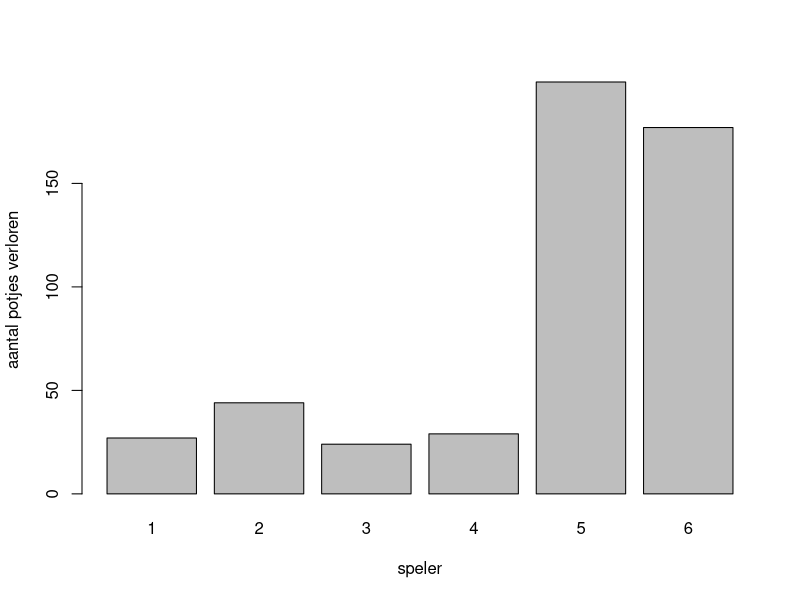
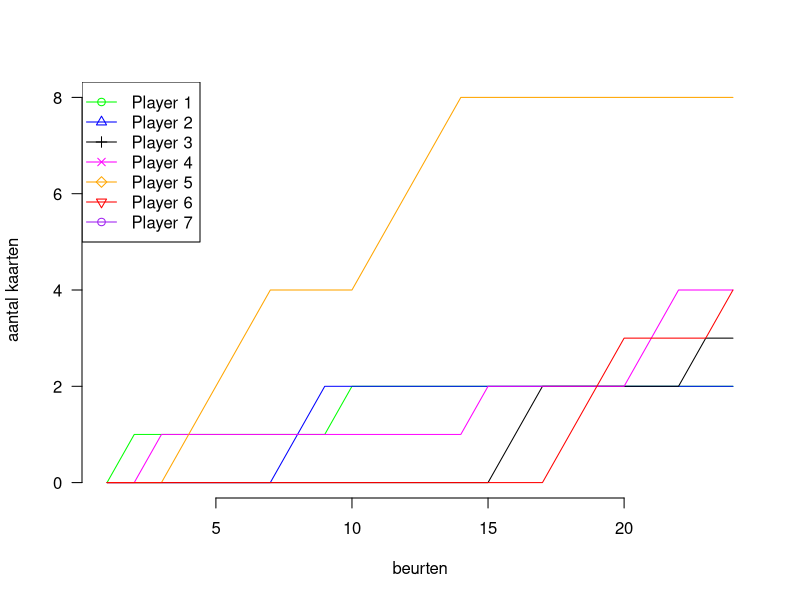

R code for these plots, in order:

# ---------------------
# DETERMINES WHAT TO DO UPON RECEIVING THE CARD
#  - s = strategy
#  - l = is it the last player?
#  - t = your own table
#  - r = recipient's table
#  - m = the message given with the card
#  - p = player probabilities
# ---------------------
determine_decision <- function(s, l, t, r, m, p) {
  action <- sample(1:3, 1)
  
  if(1 %in% s) {
    action <- 3
  }
  
  if(2 %in% s) {
    action <- 1
  }
  
  if(3 %in% s) {
    action <- 2
  }
  
  if(4 %in% s) {
    action <- sample(1:2, 1)
  }
  
  if(5 %in% s) {
    action <- sample(1:3, 1, prob = c(0.5, 0.25, 0.25))
  }
  
  if(6 %in% s) {
    if(sum(t == m) >= 2) {
      action <- 1
    }
  }
  
  if(7 %in% s) {
    if(sum(t == m) <= 1) {
      action <- 2
    }
  }
  
  if(8 %in% s) {
    if(sum(r == m) >= 2) {
      action <- 1
    }
  }
  
  if(9 %in% s) {
    action <- sample(1:3, 1, prob = p)
  }
  
  # you can't pass the card on if there's nobody left
  # in that case, it's a coin toss
  if(action == 3 && l) {
    action <- sample(1:2, 1)
  }
  
  return(action)
}

# ---------------------
# DETERMINES WHOM TO GIVE THE CARD TO
#  - s = strategy
#  - p = players left
#  - d = data collected on players
# ---------------------
determine_player <- function(s, p, d) {
  player <- sample(p, 1) 
  
  if(8 %in% s) {
    max_prob <- 0
    max_player <- 0
    
    # for all players left ...
    for(i in 1:length(p)) {
      # calculate pass-through probability
      cur_p <- p[[i]]
      
      # can't divide by zero!
      if(d[[cur_p]][[2]] == 0) {
        prob <- 0
      } else {
        prob <- d[[cur_p]][[1]] / d[[cur_p]][[2]]
      }

      if(prob > max_prob) {
        max_prob <- prob
        max_player <- cur_p
      }
    }
    
    if(max_player != 0) {
      player <- max_player
    }

  }
  
  return(player)
}

# ---------------------
# DETERMINES WHICH CARD TO GIVE
#  - s = strategy
#  - h = your own hand
#  - t = your own table
#  - r = recipient's table
# ---------------------
determine_card <- function(s, h, t, r) {
  card <- sample(unlist(h), 1)
  
  if(4 %in% s) {
    # for each card in our hand ...
    for(i in 1:length(h)) {
      # if the card appears at most once before us on the table ...
      if(sum(t == h[[i]]) <= 1) {
        card <- h[[i]]
        break
      }
    }
  }
  
  if(5 %in% s) {
    # for each card in our hand ...
    for(i in 1:length(h)) {
      # if the card appears at least twice before us on the table ...
      if(sum(t == h[[i]]) >= 2) {
        card <- h[[i]]
        break
      }
    }
  }
  
  if(7 %in% s) {
    count_occurences <- sort(table(unlist(r)), decreasing=TRUE)
    if(length(count_occurences) >= 2) {
      if(sum(t == count_occurences[[2]]) > 0) {
        card <- count_occurences[[2]]
      }
    }
  }

  return(card)
}

# ---------------------
# DETERMINES MESSAGE WHEN GIVING CARD
#  - s = strategy
#  - t = true value of card
#  - r = recipient's table
#  - p = player probabilities
# ---------------------
determine_message <- function(s, t, r, p) {
  msg <- sample(1:8, 1)
  
  if(1 %in% s) {
    temp_sample <- 1:8
    temp_sample <- temp_sample[-t]
    msg <- sample(temp_sample, 1)
  }
  
  if(2 %in% s) {
    msg <- t
  }
  
  if(3 %in% s) {
    if(runif(1, 0, 1) >= 0.5) {
      msg <- t
    } else {
      temp_sample <- 1:8
      temp_sample <- temp_sample[-t]
      msg <- sample(temp_sample, 1)
    }
  }
  
  if(6 %in% s || 7 %in% s) {
    count_occurences <- sort(table(unlist(r)), decreasing=TRUE)
    if(length(count_occurences) >= 1) {
      msg <- count_occurences[[1]]
    }
  }
  
  if(9 %in% s) {
    if(runif(1, 0, 1) <= p[[1]]) {
      msg <- t
    } else {
      temp_sample <- 1:8
      temp_sample <- temp_sample[-t]
      msg <- sample(temp_sample, 1)
    }
  }
  
  return(msg)
}


# ---------------------
# SIMULATES ONE GAME
# ---------------------
simulate_game <- function(a_p, return_card_count) {
  # ---------------------
  # CREATE DECK OF CARDS
  # ---------------------
  
  # there are 8 types of cards, and every card appears 8 times in the deck
  cards <- c()
  
  for(i in 1:8) {
    for(j in 1:8) {
      cards <- c(cards, i)
    }
  }
  
  
  # ---------------------
  # HAND CARDS TO PLAYERS (UNTIL DECK IS EMPTY)
  # ---------------------
  amount_players <- a_p
  player_hands <- list()
  
  # these two variables contain the strategies used by players
  giving_strategies <- list()
  receiving_strategies <- list()
  
  # STRATEGIES ARE HERE GODDAMNIT
  # populate the players' hands and array of strategies
  for(i in 1:amount_players) {
    player_hands[[i]] <- list()
    giving_strategies[[i]] <- list()
    receiving_strategies[[i]] <- list()
  }
  
  giving_strategies[[1]] <- list(3)
  receiving_strategies[[1]] <- list(7)
  
  giving_strategies[[2]] <- list(3)
  receiving_strategies[[2]] <- list(7,8)
  
  giving_strategies[[3]] <- list(3,8)
  receiving_strategies[[3]] <- list(7)
  
  giving_strategies[[4]] <- list(3)
  receiving_strategies[[4]] <- list(6,7)
  
  giving_strategies[[5]] <- list(8)
  receiving_strategies[[5]] <- list(3,4,7)
  
  giving_strategies[[6]] <- list(4)
  receiving_strategies[[6]] <- list(4,7)
  
  temp_player <- 1
  
  # while there are cards to distribute
  while(length(cards) > 0) {
    
    # pick a random one from the deck
    random_card <- sample(cards, 1)
    current_hand_size <- length(player_hands[[temp_player]])
    player_hands[[temp_player]][[current_hand_size+1]] <- random_card
    
    # remove it from deck
    index <- which(cards == random_card)
    if(length(index) > 0) { index <- index[[1]] }
    cards <- cards[-index]
    
    # go to next player
    temp_player <- temp_player + 1
    if(temp_player > amount_players) {
      temp_player <- 1
    }
  }
  
  # ---------------------
  # PLAY THE GAME!
  # ---------------------
  
  # this variables holds the cards they have lying in front of them, on the table
  player_table <- list()
  player_stats <- list()
  player_probs <- list()
  player_probs2 <- list()
  
  for(i in 1:amount_players) {
    player_table[[i]] <- list()
    player_stats[[i]] <- list(0, 0)
    player_probs[[i]] <- c()
    player_probs2[[i]] <- c()
  }
  
  # sets the starting player
  cur_player <- sample(1:amount_players, 1)
  
  # keep track of when the game's finished, and who lost
  somebody_lost <- FALSE
  who_lost <- 0
  
  # keeps track of temporary state of the game
  players_left <- 1:amount_players
  new_round <- TRUE
  cur_card <- NULL
  
  amount_cards_check <- list()
  
  # while nobody has lost yet, the game continues
  while(!somebody_lost) {
    # basically, the game is a series of one player giving a card to another
    # and the other player making a decision

    # count amount of cards on table for each player
    if(return_card_count) {
      temp_list <- list()
      for(i in 1:amount_players) {
        temp_list[[i]] <- length(player_table[[i]])
      }
      amount_cards_check[[(length(amount_cards_check)+1)]] <- temp_list
    }
    
    my_hand <- player_hands[[cur_player]]
    my_giving_strategy <- giving_strategies[[cur_player]]
    my_table <- player_table[[cur_player]]
    
    if(new_round) {
      # if the player is out of cards, he/she loses as well
      if(length(my_hand) < 1) {
        somebody_lost <- TRUE
        who_lost <- cur_player
        break
      }
      
      # also remove this player from available players
      players_left <- players_left[-which(players_left == cur_player)]
    }
    
    # pick a NEW player
    # remove him from the available players
    new_player <- determine_player(my_giving_strategy, players_left, player_stats)
    players_left <- players_left[-which(players_left == new_player)]
    new_table <- player_table[[new_player]]
    new_receiving_strategy <- receiving_strategies[[new_player]]
    
    # if a new round starts, pick card from player's hands, and remove it
    if(new_round) {
      new_round <- FALSE
      
      cur_card <- determine_card(my_giving_strategy, my_hand, my_table, new_table)
      
      index <- which(my_hand == cur_card)
      if(length(index) > 0) { index <- index[[1]] }
      
      player_hands[[cur_player]] <- my_hand[-index]
    }
    
    # tell him something about the card (which one is it, according to you?)
    cur_message <- determine_message(my_giving_strategy, cur_card, new_table, player_probs2[[cur_player]])
    
    # the card is now given to the NEW player
    # the NEW player makes a decision (I agree, I disagree, I pass the card on)
    new_decision <- determine_decision(new_receiving_strategy, (length(players_left) < 1), my_table, new_table, cur_message, player_probs[[new_player]]) 
    player_stats[[new_player]][[2]] <- player_stats[[new_player]][[2]] + 1
     
    new_player_wins <- FALSE
    if(new_decision == 1) {
      # I AGREE
      
      if(cur_message == cur_card) {
        # My guess was correct, so I won
        # Add card to current player's table
        new_player_wins <- TRUE
      } else {
        # My guess was incorrect, I lose
        # Add card to new player's table
        new_player_wins <- FALSE
      }
      
    } else if(new_decision == 2) {
      # I DISAGREE
      
      if(cur_message != cur_card) {
        # My guess was correct, so I won
        # Add card to current player's table
        new_player_wins <- TRUE
      } else {
        # My guess was incorrect, I lose
        # Add card to new player's table
        new_player_wins <- FALSE
      }
      
    } else {
      # I PASS THE CARD ON
      player_stats[[new_player]][[1]] <- player_stats[[new_player]][[1]] + 1
      
      cur_player <- new_player
    }
    
    # if the card has found a destination, a new round is started
    # we also check whether anybody has won yet
    if(new_decision == 1 || new_decision == 2) {
      # reset the round and the players left
      new_round <- TRUE
      players_left <- 1:amount_players
      
      if(new_player_wins) {
        table_size <- length(player_table[[cur_player]]) + 1
        player_table[[cur_player]][[table_size]] <- cur_card
        
        count_this_card <- sum(player_table[[cur_player]] == cur_card)
        
        if(count_this_card == 4) {
          somebody_lost <- TRUE
          who_lost <- cur_player
        }
        
      } else {
        cur_player <- new_player
        
        table_size <- length(player_table[[new_player]]) + 1
        player_table[[new_player]][[table_size]] <- cur_card
        
        count_this_card <- sum(player_table[[new_player]] == cur_card)
        
        if(count_this_card == 4) {
          somebody_lost <- TRUE
          who_lost <- new_player
        }
      }
      
    }
    
  }
  
  if(return_card_count) {
    return(amount_cards_check)
  } else {
    return(who_lost)
  }
}

# simulate this shizzle many times, accumulate results
amount_sim <- 500
results <- rep(0, amount_sim)
amount_players <- 6
amount_cards_global <- NULL

# simulate one time to get a timeline of how many cards each player has
amount_cards_global <- simulate_game(amount_players, TRUE)

for(i in 1:amount_sim) {
  results[[i]] <- simulate_game(amount_players, FALSE)
}

# display discrete histogram (which is apparently a barplot)
par(bg=NA)
barplot(table(results), xlab = "speler", ylab = "aantal potjes verloren")

# display overview of how many cards a player has
categories <- c("Player 1", "Player 2", "Player 3", "Player 4", "Player 5", "Player 6", "Player 7")
colors <- c("green", "blue", "black", "magenta", "orange", "red", "purple")
markers <- 1:amount_players

a_matrix <- matrix(unlist(amount_cards_global), ncol = amount_players, byrow = TRUE)

matplot(1:nrow(a_matrix), a_matrix, type="l", col=colors, lty=1, pch=markers,
        bty="n", las=1, xlab="beurten", ylab="aantal kaarten")
legend("topleft", col=colors, categories, bg="transparent", lwd=1, pch=markers)

